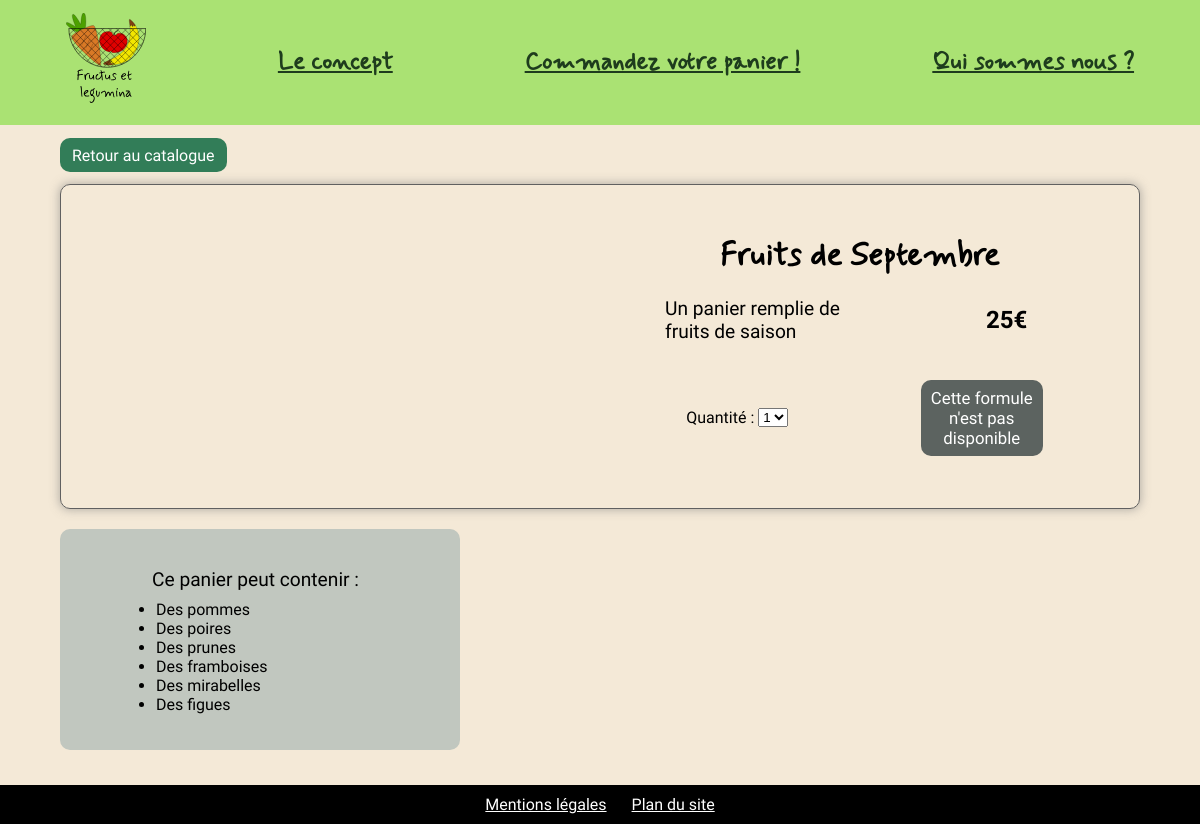
Page /article.php?id=25 on the committed database.
### tables this page shows
create table if not exists `203_formules` (
    `id_formule` bigint primary key auto_increment,
    `nom_formule` tinytext,
    `prix` tinyblob,
    `periode` tinyblob,
     
    `description_formule` mediumtext
);

create table if not exists `203_ingredients` (
    `id_ingredient` bigint primary key auto_increment,
    `nom_ingredient` tinytext,
    `type` int,
     
    `saison` int,
     
    `description_ingredient` mediumtext
);

### article.php (the view, shortened to what this page needs)
<!DOCTYPE html>
<html lang="fr">
<head>
    <link rel="stylesheet" href="style.css">
</head>
<body>
    <header>
        <nav id="navigation">
            <a href="./index.php" class="logo"><img src="./photos/logo.svg" alt="Accueil"></a>
            <a href="./concept.php">Le concept</a>
            <a href="./catalogue.php">Commandez votre panier&nbsp;!</a>
            <a href="./quisommesnous.php">Qui sommes nous&nbsp;?</a>
        </nav>
    </header>
    <?php
    if ($_GET['id']) {
        require('./bdconnect.php');
        $requete = "SELECT * FROM `203_formules` where id_formule = " . $_GET['id'] . ";";
        $stmt = $db->query($requete);
        $result = $stmt->fetch(PDO::FETCH_ASSOC);
        ?>
        <div class="lien"><a class="lienFormule" href="./catalogue.php">Retour au catalogue</a></div>
        <div class="produit">
            <div class="produitTexte">
                <h1 class="top titre" id="top">
                    <?= $result["nom_formule"]; ?>
                </h1>
                <p>
                    <?= $result['description_formule']; ?>
                </p>
                <p class="prix">
                    <?= $result['prix']; ?>€
                </p>
                <div class="quantite">
                    <label for="quantite">Quantité :&nbsp;</label>
                    <select name="quantite" id="quantite">
                        <option value="1">1</option>
                    </select>
                </div>
                <?php
                if ($result["periode"] == date("m")) {
                    echo ('<div class="lien"><button class="lienFormule panier" id="' . $result["id_formule"] . '">Ajouter au panier</button></div>');
                } else {
                    echo ('<div class="lien"><p class="indisponible">Cette formule n\'est pas disponible</p></div>');
                }
                ?>
            </div>
        </div>
        <div class="dansPanier achat">
            <p>Ce panier peut contenir :</p>
            <ul>
                <?php
                $requete = "SELECT * FROM `zarka_resaweb`.`203_ingredients` i inner join `zarka_resaweb`.`203_ingredients_formule` fi on i.id_ingredient = fi.ext_id_ingredient where fi.ext_id_formule = " . $result["id_formule"] . " ORDER BY i.type ASC";
                $stmt = $db->query($requete);
                $result = $stmt->fetchAll(PDO::FETCH_ASSOC);
                foreach ($result as $key => $element) {
                    $ingredient = "Des " . str_replace("L'", "", str_replace("La ", "", str_replace("Le ", "", $element["nom_ingredient"])));
                    if (substr($ingredient, -1) != "x") {
                        if (substr($ingredient, -1) == "u") {
                            $ingredient .= "x";
                        } else {
                            $ingredient .= "s";
                        }
                    }
                    echo ("<li>" . $ingredient . "</li>");
                }
                ?>
            </ul>
        </div>
    <?php } else {
        header('Location: ./catalogue.php');
        exit;
    } ?>
    <footer><a href="./mentionslegales.php">Mentions légales</a><a href="./planSite.php">Plan du site</a></footer>
</body>
</html>

### style.css (style rules this page uses)
*, *::before, *::after { box-sizing: border-box; }
html, body { width: 100%; margin: 0; font-family: 'Roboto', sans-serif; }
html { scroll-behavior: smooth; }
body { margin-top: 125px; background-color: #f4e9d7; }
p { font-size: 1.2rem; width: 60%; margin-right: auto; margin-left: auto; }
nav { top: 0; display: flex; background-color: #AAE273; position: fixed; z-index: 300; width: 100%; overflow: hidden; height: 125px; }
nav img { width: 80px; }
nav a { font-size: 1.5rem; text-align: center; color: #1E3C1D; font-weight: bold; align-self: center; transition: 0.8s; border-radius: 10px; margin: 5px auto; padding: 10px 15px; font-family: Mynerve; }
.titre { margin-right: auto; margin-left: auto; width: 300px; text-align: center; font-size: 2rem; font-family: Mynerve; }
.top { padding-top: 15px; margin-top: 0px; }
footer { background-color: black; padding: 10px; display: flex; justify-content: center; gap: 25px; }
footer a { color: white; display: block; }
.lienFormule { text-decoration: none; color: white; background-color: #327D58; cursor: pointer; border-radius: 10px; padding: 7.5px 12px; transition: 0.5s; width: -webkit-fit-content; width: -moz-fit-content; width: fit-content; text-align: center; }
.prix { font-weight: 700; text-align: center; font-size: 1.5rem; }
.produit { display: flex; flex-direction: row-reverse; flex-wrap: wrap; padding: 20px; border: rgb(96, 96, 96) solid 1px; box-shadow: 0px 0px 10px 1px rgba(119, 119, 119, 0.5); -moz-box-shadow: 0px 0px 10px 1px rgba(119, 119, 119, 0.5); -webkit-box-shadow: 0px 0px 10px 1px rgba(119, 119, 119, 0.5); border-radius: 10px; width: 90%; margin-right: auto; margin-left: 5%; justify-content: center; min-width: 390px; margin-bottom: 20px; }
.produit>*:not(img) { width: 50%; }
.lien { margin-bottom: 20px; height: -webkit-fit-content; height: -moz-fit-content; height: fit-content; margin-left: 5%; padding-top: 20px; }
.produitTexte { display: flex; flex-wrap: wrap; padding: 15px; justify-content: space-around; align-items: center; gap: 20px 0; min-width: 350px; }
.produitTexte>* { margin: 0; }
.produitTexte h1 { width: 100%; text-align: center; height: -webkit-fit-content; height: -moz-fit-content; height: fit-content; }
.produitTexte p:not(.lienFormule) { width: 50%; padding-left: 50px; }
.produitTexte div { justify-content: center; display: flex; width: 50%; padding: 0; }
.indisponible { text-decoration: none; color: white; background-color: #5c6360; border-radius: 10px; padding: 7.5px 12px; transition: 0.5s; width: -webkit-fit-content; width: -moz-fit-content; width: fit-content; text-align: center; padding: 8px !important; font-size: 1.05rem; }
ul { width: 80%; margin-right: auto; margin-left: auto; margin-top: -10px; }
.dansPanier { background-color: #c1c7bf; padding: 20px; border-radius: 10px; width: 45%; min-width: 400px; max-width: 500px; }
.achat { min-width: 390px; max-width: 400px; margin-left: 5%; margin-bottom: 35px; }

### rows in the picture
203_formules: nom_formule "Fruits de Septembre", description_formule "Un panier remplie de fruits de saison", prix "25"
203_ingredients: nom_ingredient "Des pommes"
203_ingredients: nom_ingredient "Des poires"
203_ingredients: nom_ingredient "Des prunes"
203_ingredients: nom_ingredient "Des framboises"
203_ingredients: nom_ingredient "Des mirabelles"
203_ingredients: nom_ingredient "Des figues"
